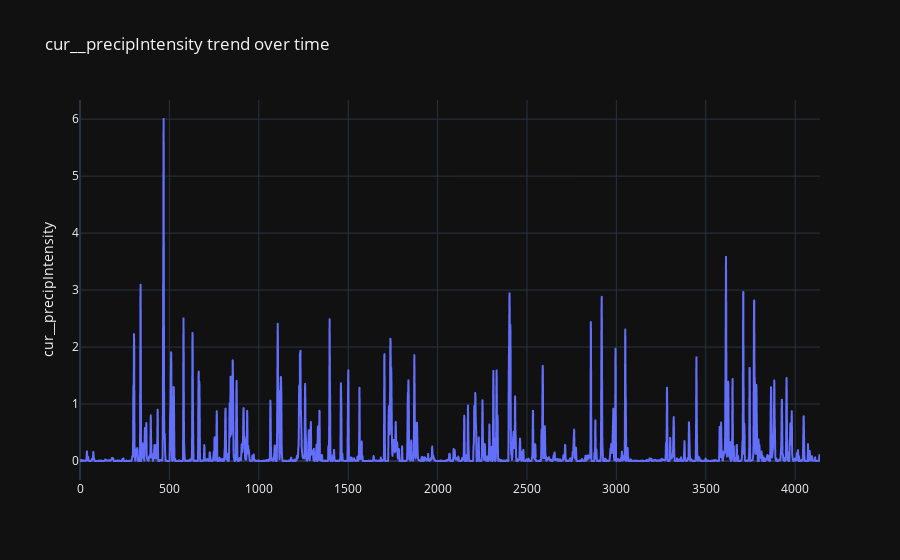

Notebook code for this chart:
### Markdown cell above
- *cur__precipIntensity*

### Code cell
# take a look at the overall trend
grouped = merged.groupby(['date', 'hour'])['cur__precipIntensity'].mean().reset_index()
px.line(grouped, y="cur__precipIntensity", height=300,
        title='cur__precipIntensity trend over time')

### Figure 1 — Plotly figure (JSON) as saved in the notebook; plotly's stock layout.template omitted (floating-point values rounded to 4 significant figures; data arrays with more than 128 entries replaced by an {"elided": "..."} marker saying what was removed)
{"data": [{"hovertemplate": "cur__precipIntensity=%{y}<extra></extra>", "legendgroup": "", "line": {"color": "#636efa", "dash": "solid"}, "mode": "lines", "name": "", "showlegend": false, "type": "scattergl", "xaxis": "x", "y": {"elided": "4140 float values"}, "yaxis": "y"}], "layout": {"autosize": true, "legend": {"tracegroupgap": 0}, "title": {"text": "cur__precipIntensity trend over time"}, "xaxis": {"anchor": "y", "autorange": true, "domain": [0, 1], "range": [0, 4139]}, "yaxis": {"anchor": "x", "autorange": true, "domain": [0, 1], "range": [-0.3335, 6.336], "title": {"text": "cur__precipIntensity"}, "type": "linear"}}}
